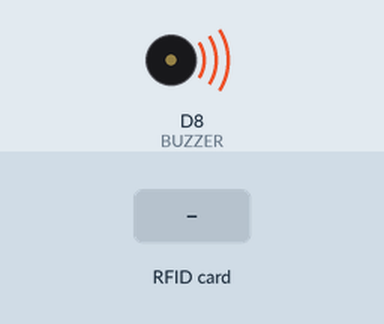
Recording of a sketch running on a simulated ESP8266 (NodeMCU). Parts: buzzer (waves = sounding, pin HIGH). The inputs (shaded band) are chosen by the test bench. WiFi joins after 1.5 s; servers stay silent unless stated; uploads are accepted with an empty reply; what the sketch prints to the serial monitor is not drawn.

Above: at 3.51 s.
At 4.8 s:
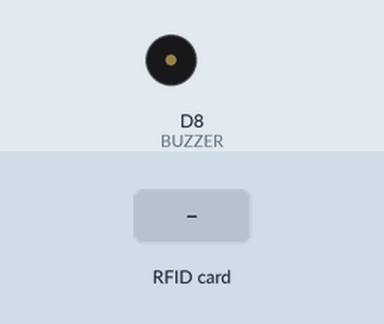
4.9 s: RFID card 5E 7A 19 C4 held to the reader
At 6.2 s:
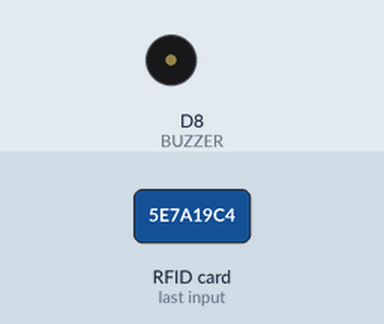
Timing chart, 0 to 7.9 s (numbered marks = the images above; inputs shaded):
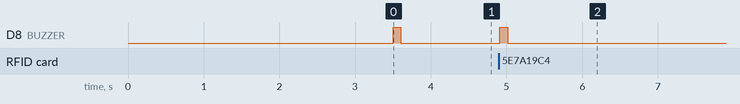

Measured:
- after the input at 4.9 s, D8 (BUZZER): LOW → HIGH at once, → LOW 0.10 s later

The sketch:

readerAndPost.ino
```cpp
#include <ESP8266WiFi.h>
#include <WiFiClient.h>
#include <ESP8266WebServer.h>
#include <ESP8266HTTPClient.h>
#include <SPI.h>
#include <MFRC522.h>

#define RST_PIN         5          // Configurable, see typical pin layout above
#define SS_PIN          4         // Configurable, see typical pin layout above
#define BUZZER D8

MFRC522 mfrc522(SS_PIN, RST_PIN);  // Create MFRC522 instance

/* Set these to your desired credentials. */
const char *ssid = "Note 5";  //ENTER YOUR WIFI SETTINGS
const char *password = "test@123";

//Web/Server address to read/write from
const char *host = "192.168.43.34:8000";

String content="";

void setup() {
  delay(1000);
//  For wifi
  pinMode(BUZZER, OUTPUT);
  Serial.begin(115200);   // Initialize serial communications with the PC
  WiFi.mode(WIFI_OFF);        //Prevents reconnection issue (taking too long to connect)
  delay(1000);
  WiFi.mode(WIFI_STA);        //This line hides the viewing of ESP as wifi hotspot

  WiFi.begin(ssid, password);     //Connect to your WiFi router
  Serial.println("");

  Serial.print("Connecting");
  // Wait for connection
  while (WiFi.status() != WL_CONNECTED) {
    delay(500);
    Serial.print(".");
  }

  digitalWrite(BUZZER, HIGH);
  delay(100);
  digitalWrite(BUZZER, LOW);

  //If connection successful show IP address in serial monitor
  Serial.println("");
  Serial.print("Connected to ");
  Serial.println(ssid);
  Serial.print("IP address: ");
  Serial.println(WiFi.localIP());  //IP address assigned to your ESP


//  For reader
  while (!Serial);    // Do nothing if no serial port is opened (added for Arduinos based on ATMEGA32U4)
  SPI.begin();      // Init SPI bus
  mfrc522.PCD_Init();   // Init MFRC522
  mfrc522.PCD_DumpVersionToSerial();  // Show details of PCD - MFRC522 Card Reader details
  Serial.println(F("Scan PICC to see UID, SAK, type, and data blocks..."));
}

void loop() {
  // Look for new cards
  if ( ! mfrc522.PICC_IsNewCardPresent()) {
    return;
  }

  // Select one of the cards
  if ( ! mfrc522.PICC_ReadCardSerial()) {
    return;
  }

  // Dump debug info about the card; PICC_HaltA() is automatically called
  // mfrc522.PICC_DumpToSerial(&(mfrc522.uid.uidByte));
  HTTPClient http;    //Declare object of class HTTPClient

  printHex(mfrc522.uid.uidByte, mfrc522.uid.size);
  digitalWrite(BUZZER, HIGH);
  delay(100);
  digitalWrite(BUZZER, LOW);
  Serial.println();

  String postData = "rfid="+content+"&sno=1";
  http.begin("http://192.168.43.34:8000/data");              //Specify request destination
  http.addHeader("Content-Type", "application/x-www-form-urlencoded");    //Specify content-type header

  int httpCode = http.POST(postData);   //Send the request
  String payload = http.getString();    //Get the response payload

//  Serial.println(httpCode);   //Print HTTP return code
//  Serial.println(payload);    //Print request response payload

  http.end();  //Close connection

//  delay(100);  //Post Data at every 5 seconds
}

void printHex(byte *buffer, byte bufferSize) {
  content="";
  for (byte i = 0; i < bufferSize; i++) {
    Serial.print(buffer[i] < 0x10 ? " 0" : " ");
    Serial.print(buffer[i], HEX);
    content.concat(String(buffer[i] < 0x10 ? " 0" : " "));
    content.concat(String(buffer[i], HEX));
  }
}
```
